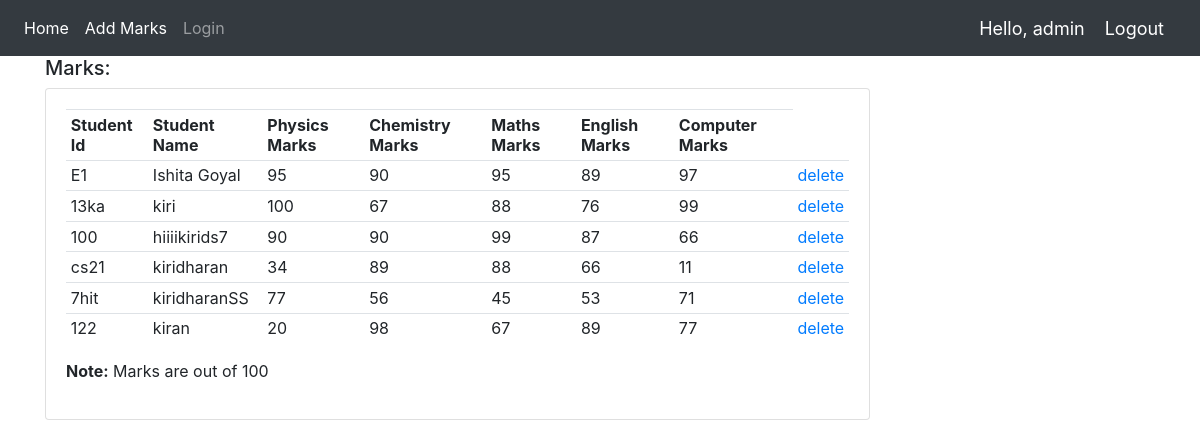
The app's page / (signed in) with its own data.
### app/models.py (models this page shows, shortened)
class Marks(models.Model):
    StudentName = models.CharField(max_length=200,null=True)
    StudentId  = models.CharField(primary_key=True,max_length=50)
    PhysicsMarks = models.IntegerField(null=True)
    ChemistryMarks  = models.IntegerField(null=True)
    MathsMarks  = models.IntegerField(null=True)
    EnglishMarks  = models.IntegerField(null=True)
    LanguageMarks  = models.IntegerField(null=True)

### app/views.py (the view)
# urls.py: 2. Add a URL to urlpatterns:  path('', views.home, name='home')
def home(request):
    marks = Marks.objects.all()
    context = {
        'marks':marks,
    }
    return render(request,'app/home.html',context)

### app/templates/app/home.html
{% extends 'app/Links.html' %}
{% block content %}
<div class="container ">
<div class="row">
	<div class="col-md-9">
		<h5>Marks:</h5>
		<div class="card card-body">
			<table class="table table-sm">
				<tr>
					<th>Student Id</th>
					<th>Student Name</th>
					<th>Physics Marks</th>
                    <th>Chemistry Marks</th>
                    <th>Maths Marks</th>
                    <th>English Marks</th>
                    <th>Computer Marks</th>
				</tr>
                {% for m in marks %}
		        <tr>
                    <td>{{m.StudentId}} </td>
					<td>{{m.StudentName}} </td>
					<td>{{m.PhysicsMarks}} </td>
					<td>{{m.ChemistryMarks}} </td>
					<td>{{m.MathsMarks}} </td>
					<td>{{m.EnglishMarks}} </td>
					<td>{{m.LanguageMarks}}</td>
					{% if request.user.is_staff %}
					<td><a href="delete/{{ m.StudentId }}">delete</a></td>
					{% endif %}
				</tr>
				{% endfor %}
			</table>
            <p> <b>Note:</b> Marks are out of 100</p>
		</div>
	</div>
</div>
{% endblock %}

### app/templates/app/navbar.html (shortened to what this page needs)
{% load static %}
<nav class="navbar navbar-expand-lg navbar-dark bg-dark">
  <div class="collapse navbar-collapse" id="navbarNav">
    <ul class="navbar-nav">
      <li class="nav-item active">
        <a class="nav-link" href="{% url 'home' %}">Home</a>
      </li>
      {% if request.user.is_staff %}
      <li class="nav-item active">
        <a class="nav-link" href="{% url 'addMarks' %}">Add Marks</a>
      </li>
      {% endif %}
      <li class="nav-item">
        <a class="nav-link" href="{% url 'login' %}">Login</a>
      </li>
    </ul>
  </div>
  {% if request.user.is_staff %}
  <span class="greet">Hello, {{request.user}}</span>
  <span ><a  class="greet" href="{% url 'logout' %}">Logout</a></span>
  {% endif %}
</nav>

### app/templates/app/navbar.html (style rules this page uses)
.greet { font-size: 18px; color: #fff; margin-right: 20px; }

### records on screen
Marks: StudentId "E1", StudentName "Ishita Goyal", PhysicsMarks "95", ChemistryMarks "90", MathsMarks "95", EnglishMarks "89", LanguageMarks "97"
Marks: StudentId "13ka", StudentName "kiri", PhysicsMarks "100", ChemistryMarks "67", MathsMarks "88", EnglishMarks "76", LanguageMarks "99"
Marks: StudentId "100", StudentName "hiiiikirids7", PhysicsMarks "90", ChemistryMarks "90", MathsMarks "99", EnglishMarks "87", LanguageMarks "66"
Marks: StudentId "cs21", StudentName "kiridharan", PhysicsMarks "34", ChemistryMarks "89", MathsMarks "88", EnglishMarks "66", LanguageMarks "11"
Marks: StudentId "7hit", StudentName "kiridharanSS", PhysicsMarks "77", ChemistryMarks "56", MathsMarks "45", EnglishMarks "53", LanguageMarks "71"
Marks: StudentId "122", StudentName "kiran", PhysicsMarks "20", ChemistryMarks "98", MathsMarks "67", EnglishMarks "89", LanguageMarks "77"

### other values on screen
{{ request.user }} "admin"
